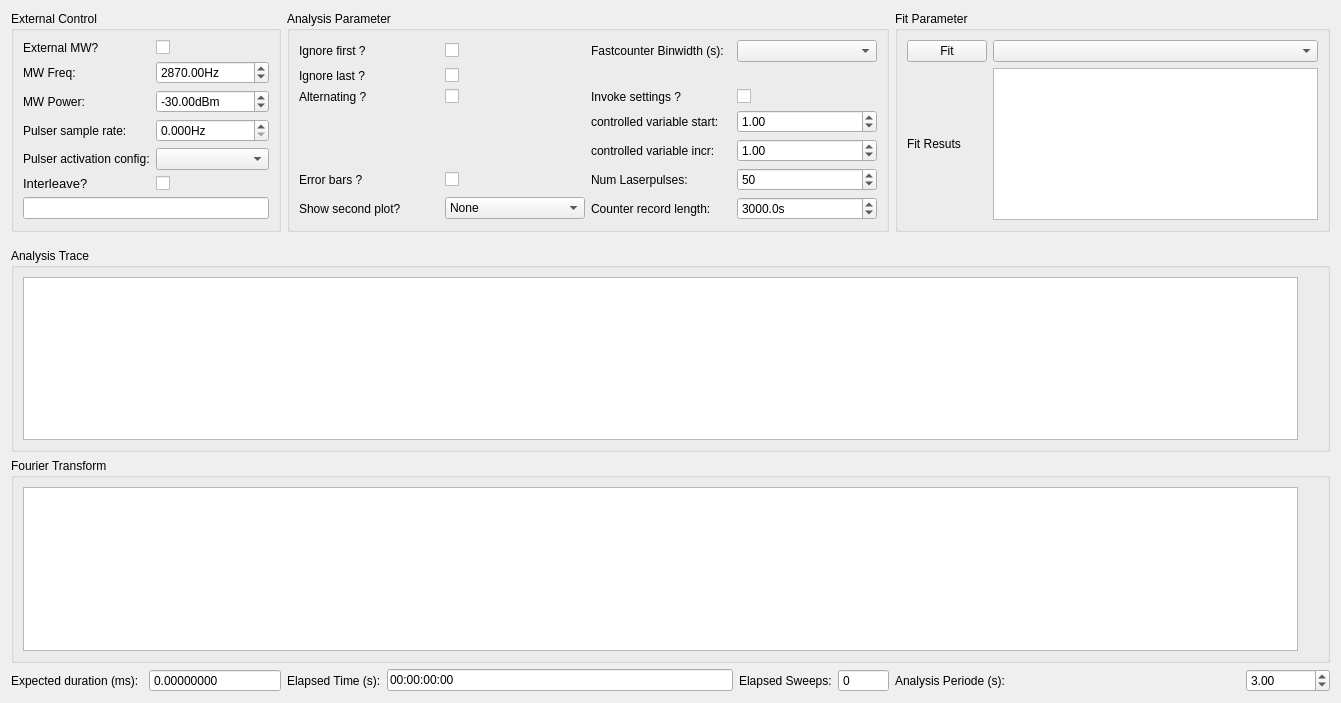
<?xml version="1.0" encoding="UTF-8"?>
<ui version="4.0">
 <class>pa</class>
 <widget class="QWidget" name="pa">
  <property name="geometry">
   <rect>
    <x>0</x>
    <y>0</y>
    <width>1341</width>
    <height>703</height>
   </rect>
  </property>
  <property name="windowTitle">
   <string>Form</string>
  </property>
  <layout class="QGridLayout" name="gridLayout">
   <item row="0" column="0" colspan="2">
    <widget class="QGroupBox" name="groupBox_9">
     <property name="title">
      <string>External Control</string>
     </property>
     <layout class="QGridLayout" name="gridLayout_26">
      <item row="0" column="1">
       <layout class="QGridLayout" name="gridLayout_24">
        <item row="3" column="0">
         <widget class="QLabel" name="label_35">
          <property name="text">
           <string>Pulser sample rate:</string>
          </property>
         </widget>
        </item>
        <item row="1" column="1">
         <widget class="ScienDSpinBox" name="ext_control_mw_freq_DoubleSpinBox">
          <property name="enabled">
           <bool>true</bool>
          </property>
          <property name="suffix">
           <string>Hz</string>
          </property>
          <property name="maximum">
           <double>2100000044.000000000000000</double>
          </property>
          <property name="value">
           <double>2870.000000000000000</double>
          </property>
         </widget>
        </item>
        <item row="0" column="0">
         <widget class="QLabel" name="label_34">
          <property name="text">
           <string>External MW?</string>
          </property>
         </widget>
        </item>
        <item row="0" column="1">
         <widget class="QCheckBox" name="ext_control_use_mw_CheckBox">
          <property name="layoutDirection">
           <enum>Qt::LeftToRight</enum>
          </property>
          <property name="text">
           <string/>
          </property>
          <property name="tristate">
           <bool>false</bool>
          </property>
         </widget>
        </item>
        <item row="2" column="1">
         <widget class="ScienDSpinBox" name="ext_control_mw_power_DoubleSpinBox">
          <property name="suffix">
           <string>dBm</string>
          </property>
          <property name="minimum">
           <double>-999999.000000000000000</double>
          </property>
          <property name="maximum">
           <double>999999.000000000000000</double>
          </property>
          <property name="value">
           <double>-30.000000000000000</double>
          </property>
         </widget>
        </item>
        <item row="2" column="0">
         <widget class="QLabel" name="ext_control_mw_power_Label">
          <property name="text">
           <string>MW Power:</string>
          </property>
         </widget>
        </item>
        <item row="1" column="0">
         <widget class="QLabel" name="ext_control_mw_freq_Label">
          <property name="text">
           <string>MW Freq:</string>
          </property>
         </widget>
        </item>
        <item row="4" column="0">
         <widget class="QLabel" name="label_28">
          <property name="text">
           <string>Pulser activation config:</string>
          </property>
         </widget>
        </item>
        <item row="6" column="0" colspan="2">
         <widget class="QLineEdit" name="pulser_activation_config_LineEdit">
          <property name="readOnly">
           <bool>true</bool>
          </property>
         </widget>
        </item>
        <item row="4" column="1">
         <widget class="QComboBox" name="pulser_activation_config_ComboBox"/>
        </item>
        <item row="3" column="1">
         <widget class="ScienDSpinBox" name="pulser_sample_freq_DSpinBox">
          <property name="suffix">
           <string>Hz</string>
          </property>
          <property name="decimals">
           <number>3</number>
          </property>
          <property name="maximum">
           <double>100000.000000000000000</double>
          </property>
          <property name="singleStep">
           <double>1.000000000000000</double>
          </property>
         </widget>
        </item>
        <item row="5" column="0">
         <widget class="QLabel" name="label_5">
          <property name="font">
           <font>
            <pointsize>10</pointsize>
           </font>
          </property>
          <property name="text">
           <string>Interleave?</string>
          </property>
         </widget>
        </item>
        <item row="5" column="1">
         <widget class="QCheckBox" name="pulser_use_interleave_CheckBox">
          <property name="text">
           <string/>
          </property>
         </widget>
        </item>
       </layout>
      </item>
     </layout>
    </widget>
   </item>
   <item row="0" column="2" colspan="4">
    <widget class="QGroupBox" name="groupBox_8">
     <property name="title">
      <string>Analysis Parameter</string>
     </property>
     <layout class="QGridLayout" name="gridLayout_28">
      <item row="0" column="0">
       <layout class="QGridLayout" name="gridLayout_25">
        <item row="5" column="0">
         <widget class="QLabel" name="show_errorbars_Label">
          <property name="text">
           <string>Error bars ?</string>
          </property>
         </widget>
        </item>
        <item row="5" column="1">
         <widget class="QCheckBox" name="ana_param_errorbars_CheckBox">
          <property name="text">
           <string/>
          </property>
         </widget>
        </item>
        <item row="6" column="0">
         <widget class="QLabel" name="second_plot_Label">
          <property name="text">
           <string>Show second plot?</string>
          </property>
         </widget>
        </item>
        <item row="6" column="2">
         <widget class="QLabel" name="ana_param_record_length_Label">
          <property name="text">
           <string>Counter record length:</string>
          </property>
         </widget>
        </item>
        <item row="6" column="1">
         <widget class="QComboBox" name="second_plot_ComboBox">
          <item>
           <property name="text">
            <string>None</string>
           </property>
          </item>
          <item>
           <property name="text">
            <string>FFT</string>
           </property>
          </item>
          <item>
           <property name="text">
            <string>Log(x)</string>
           </property>
          </item>
          <item>
           <property name="text">
            <string>Log(y)</string>
           </property>
          </item>
          <item>
           <property name="text">
            <string>Log(x)Log(y)</string>
           </property>
          </item>
          <item>
           <property name="text">
            <string>Delta</string>
           </property>
          </item>
         </widget>
        </item>
        <item row="5" column="2">
         <widget class="QLabel" name="ana_param_num_laserpulses_Label">
          <property name="text">
           <string>Num Laserpulses:</string>
          </property>
         </widget>
        </item>
        <item row="5" column="3">
         <widget class="QSpinBox" name="ana_param_num_laser_pulse_SpinBox">
          <property name="minimum">
           <number>0</number>
          </property>
          <property name="maximum">
           <number>10000000</number>
          </property>
          <property name="value">
           <number>50</number>
          </property>
         </widget>
        </item>
        <item row="4" column="2">
         <widget class="QLabel" name="ana_param_x_axis_inc_Label">
          <property name="text">
           <string>controlled variable incr:</string>
          </property>
         </widget>
        </item>
        <item row="6" column="3">
         <widget class="ScienDSpinBox" name="ana_param_record_length_SpinBox">
          <property name="suffix">
           <string>s</string>
          </property>
          <property name="decimals">
           <number>1</number>
          </property>
          <property name="maximum">
           <double>100000000.000000000000000</double>
          </property>
          <property name="value">
           <double>3000.000000000000000</double>
          </property>
         </widget>
        </item>
        <item row="4" column="3">
         <widget class="ScienDSpinBox" name="ana_param_x_axis_inc_ScienDSpinBox">
          <property name="enabled">
           <bool>true</bool>
          </property>
          <property name="maximum">
           <double>999999999.000000000000000</double>
          </property>
          <property name="value">
           <double>1.000000000000000</double>
          </property>
         </widget>
        </item>
        <item row="3" column="3">
         <widget class="ScienDSpinBox" name="ana_param_x_axis_start_ScienDSpinBox">
          <property name="enabled">
           <bool>true</bool>
          </property>
          <property name="maximum">
           <double>999999999.000000000000000</double>
          </property>
          <property name="value">
           <double>1.000000000000000</double>
          </property>
         </widget>
        </item>
        <item row="3" column="2">
         <widget class="QLabel" name="ana_param_x_axis_start_Label">
          <property name="text">
           <string>controlled variable start:</string>
          </property>
         </widget>
        </item>
        <item row="2" column="2">
         <widget class="QLabel" name="label_29">
          <property name="text">
           <string>Invoke settings ?</string>
          </property>
         </widget>
        </item>
        <item row="2" column="3">
         <widget class="QCheckBox" name="ana_param_invoke_settings_CheckBox">
          <property name="enabled">
           <bool>true</bool>
          </property>
          <property name="text">
           <string/>
          </property>
          <property name="checked">
           <bool>false</bool>
          </property>
         </widget>
        </item>
        <item row="0" column="3">
         <widget class="QComboBox" name="ana_param_fc_bins_ComboBox"/>
        </item>
        <item row="0" column="1">
         <widget class="QCheckBox" name="ana_param_ignore_first_CheckBox">
          <property name="text">
           <string/>
          </property>
         </widget>
        </item>
        <item row="0" column="2">
         <widget class="QLabel" name="label_22">
          <property name="text">
           <string>Fastcounter Binwidth (s):</string>
          </property>
         </widget>
        </item>
        <item row="1" column="1">
         <widget class="QCheckBox" name="ana_param_ignore_last_CheckBox">
          <property name="text">
           <string/>
          </property>
         </widget>
        </item>
        <item row="2" column="1">
         <widget class="QCheckBox" name="ana_param_alternating_CheckBox">
          <property name="text">
           <string/>
          </property>
         </widget>
        </item>
        <item row="0" column="0">
         <widget class="QLabel" name="label_23">
          <property name="text">
           <string>Ignore first ?</string>
          </property>
         </widget>
        </item>
        <item row="1" column="0">
         <widget class="QLabel" name="label_24">
          <property name="text">
           <string>Ignore last ?</string>
          </property>
         </widget>
        </item>
        <item row="2" column="0">
         <widget class="QLabel" name="label_25">
          <property name="text">
           <string>Alternating ?</string>
          </property>
         </widget>
        </item>
       </layout>
      </item>
     </layout>
    </widget>
   </item>
   <item row="0" column="6" colspan="2">
    <widget class="QGroupBox" name="groupBox_10">
     <property name="title">
      <string>Fit Parameter</string>
     </property>
     <layout class="QGridLayout" name="gridLayout_30">
      <item row="0" column="1">
       <layout class="QGridLayout" name="gridLayout_29">
        <item row="1" column="0">
         <widget class="QLabel" name="label_26">
          <property name="text">
           <string>Fit Resuts</string>
          </property>
         </widget>
        </item>
        <item row="0" column="0">
         <widget class="QPushButton" name="fit_param_PushButton">
          <property name="sizePolicy">
           <sizepolicy hsizetype="Fixed" vsizetype="Fixed">
            <horstretch>0</horstretch>
            <verstretch>0</verstretch>
           </sizepolicy>
          </property>
          <property name="text">
           <string>Fit</string>
          </property>
         </widget>
        </item>
        <item row="0" column="1">
         <widget class="FitSettingsComboBox" name="fit_param_fit_func_ComboBox">
          <property name="sizePolicy">
           <sizepolicy hsizetype="MinimumExpanding" vsizetype="Fixed">
            <horstretch>0</horstretch>
            <verstretch>0</verstretch>
           </sizepolicy>
          </property>
         </widget>
        </item>
        <item row="1" column="1">
         <widget class="QTextBrowser" name="fit_param_results_TextBrowser">
          <property name="sizePolicy">
           <sizepolicy hsizetype="Expanding" vsizetype="Expanding">
            <horstretch>0</horstretch>
            <verstretch>0</verstretch>
           </sizepolicy>
          </property>
          <property name="font">
           <font>
            <kerning>false</kerning>
           </font>
          </property>
         </widget>
        </item>
       </layout>
      </item>
     </layout>
    </widget>
   </item>
   <item row="1" column="6">
    <spacer name="horizontalSpacer_3">
     <property name="orientation">
      <enum>Qt::Horizontal</enum>
     </property>
     <property name="sizeHint" stdset="0">
      <size>
       <width>114</width>
       <height>10</height>
      </size>
     </property>
    </spacer>
   </item>
   <item row="2" column="0" colspan="8">
    <widget class="QGroupBox" name="groupBox_6">
     <property name="title">
      <string>Analysis Trace</string>
     </property>
     <layout class="QGridLayout" name="gridLayout_19">
      <item row="1" column="0">
       <layout class="QGridLayout" name="gridLayout_12">
        <item row="0" column="0">
         <widget class="PlotWidget" name="pulse_analysis_PlotWidget"/>
        </item>
       </layout>
      </item>
      <item row="1" column="1">
       <spacer name="verticalSpacer">
        <property name="orientation">
         <enum>Qt::Vertical</enum>
        </property>
        <property name="sizeHint" stdset="0">
         <size>
          <width>20</width>
          <height>5000</height>
         </size>
        </property>
       </spacer>
      </item>
     </layout>
    </widget>
   </item>
   <item row="3" column="0" colspan="8">
    <widget class="QGroupBox" name="second_plot_GroupBox">
     <property name="title">
      <string>Fourier Transform</string>
     </property>
     <layout class="QGridLayout" name="gridLayout_23">
      <item row="0" column="0">
       <layout class="QGridLayout" name="gridLayout_18">
        <item row="0" column="0">
         <widget class="PlotWidget" name="pulse_analysis_second_PlotWidget"/>
        </item>
       </layout>
      </item>
      <item row="0" column="1">
       <spacer name="verticalSpacer_2">
        <property name="orientation">
         <enum>Qt::Vertical</enum>
        </property>
        <property name="sizeHint" stdset="0">
         <size>
          <width>20</width>
          <height>5000</height>
         </size>
        </property>
       </spacer>
      </item>
     </layout>
    </widget>
   </item>
   <item row="4" column="0">
    <widget class="QLabel" name="time_param_expected_dur_Label">
     <property name="text">
      <string>Expected duration (ms):</string>
     </property>
    </widget>
   </item>
   <item row="4" column="1">
    <widget class="QDoubleSpinBox" name="time_param_expected_dur_DoubleSpinBox">
     <property name="readOnly">
      <bool>true</bool>
     </property>
     <property name="buttonSymbols">
      <enum>QAbstractSpinBox::NoButtons</enum>
     </property>
     <property name="decimals">
      <number>8</number>
     </property>
     <property name="maximum">
      <double>999999999.000000000000000</double>
     </property>
    </widget>
   </item>
   <item row="4" column="2">
    <widget class="QLabel" name="time_param_elapsed_time_Label">
     <property name="text">
      <string>Elapsed Time (s):</string>
     </property>
    </widget>
   </item>
   <item row="4" column="3">
    <widget class="QLineEdit" name="time_param_elapsed_time_LineEdit">
     <property name="text">
      <string>00:00:00:00</string>
     </property>
    </widget>
   </item>
   <item row="4" column="4">
    <widget class="QLabel" name="time_param_elapsed_sweep_Label">
     <property name="text">
      <string>Elapsed Sweeps:</string>
     </property>
    </widget>
   </item>
   <item row="4" column="6">
    <widget class="QLabel" name="time_param_ana_periode_Label">
     <property name="text">
      <string>Analysis Periode (s):</string>
     </property>
    </widget>
   </item>
   <item row="4" column="7">
    <widget class="QDoubleSpinBox" name="time_param_ana_periode_DoubleSpinBox">
     <property name="minimum">
      <double>-1.000000000000000</double>
     </property>
     <property name="maximum">
      <double>999999999.000000000000000</double>
     </property>
     <property name="value">
      <double>3.000000000000000</double>
     </property>
    </widget>
   </item>
   <item row="4" column="5">
    <widget class="QSpinBox" name="time_param_elapsed_sweep_SpinBox">
     <property name="readOnly">
      <bool>true</bool>
     </property>
     <property name="buttonSymbols">
      <enum>QAbstractSpinBox::NoButtons</enum>
     </property>
     <property name="maximum">
      <number>999999999</number>
     </property>
    </widget>
   </item>
  </layout>
 </widget>
 <customwidgets>
  <customwidget>
   <class>PlotWidget</class>
   <extends>QGraphicsView</extends>
   <header>pyqtgraph</header>
  </customwidget>
  <customwidget>
   <class>ScienDSpinBox</class>
   <extends>QDoubleSpinBox</extends>
   <header>qtwidgets.scientific_spinbox.h</header>
  </customwidget>
  <customwidget>
   <class>FitSettingsComboBox</class>
   <extends>QComboBox</extends>
   <header>gui/fitsettings</header>
  </customwidget>
 </customwidgets>
 <tabstops>
  <tabstop>ext_control_use_mw_CheckBox</tabstop>
  <tabstop>ext_control_mw_freq_DoubleSpinBox</tabstop>
  <tabstop>ext_control_mw_power_DoubleSpinBox</tabstop>
  <tabstop>pulser_sample_freq_DSpinBox</tabstop>
  <tabstop>pulser_activation_config_ComboBox</tabstop>
  <tabstop>pulser_use_interleave_CheckBox</tabstop>
  <tabstop>pulser_activation_config_LineEdit</tabstop>
  <tabstop>ana_param_ignore_first_CheckBox</tabstop>
  <tabstop>ana_param_ignore_last_CheckBox</tabstop>
  <tabstop>ana_param_alternating_CheckBox</tabstop>
  <tabstop>ana_param_errorbars_CheckBox</tabstop>
  <tabstop>second_plot_ComboBox</tabstop>
  <tabstop>ana_param_fc_bins_ComboBox</tabstop>
  <tabstop>ana_param_invoke_settings_CheckBox</tabstop>
  <tabstop>ana_param_x_axis_start_ScienDSpinBox</tabstop>
  <tabstop>ana_param_x_axis_inc_ScienDSpinBox</tabstop>
  <tabstop>ana_param_num_laser_pulse_SpinBox</tabstop>
  <tabstop>ana_param_record_length_SpinBox</tabstop>
  <tabstop>fit_param_PushButton</tabstop>
  <tabstop>fit_param_fit_func_ComboBox</tabstop>
  <tabstop>fit_param_results_TextBrowser</tabstop>
  <tabstop>pulse_analysis_PlotWidget</tabstop>
  <tabstop>pulse_analysis_second_PlotWidget</tabstop>
  <tabstop>time_param_expected_dur_DoubleSpinBox</tabstop>
  <tabstop>time_param_elapsed_time_LineEdit</tabstop>
  <tabstop>time_param_elapsed_sweep_SpinBox</tabstop>
  <tabstop>time_param_ana_periode_DoubleSpinBox</tabstop>
 </tabstops>
 <resources/>
 <connections/>
</ui>
